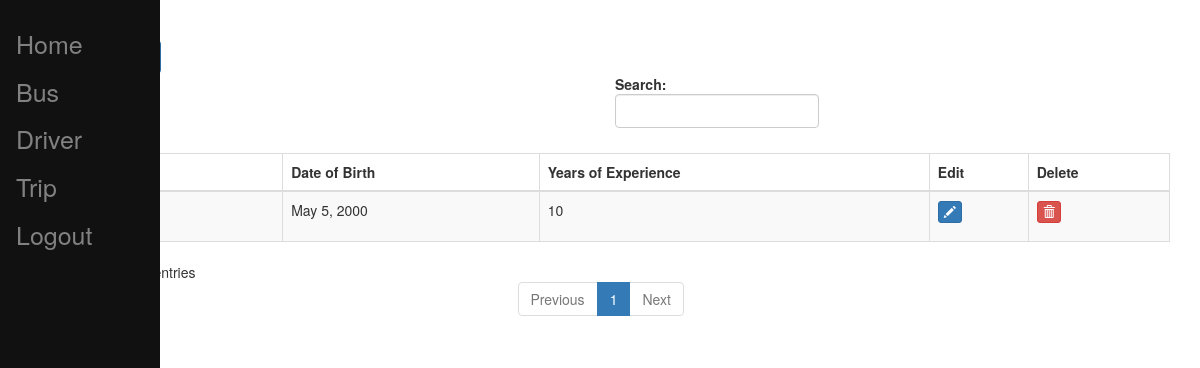
The page /driver/ (signed in) on the database as committed earlier.
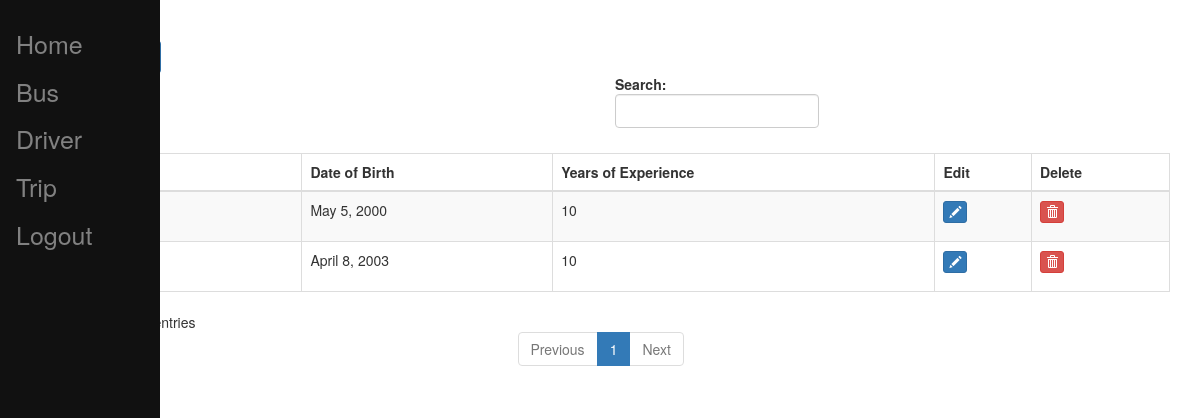
The same page on the database as committed later.
### busticket/models.py (models this page shows, shortened)
class Driver(models.Model):
    name = models.CharField(max_length=30,default='Unknown Driver',unique=True)
    date_of_birth = models.DateField()
    years_of_experience = models.IntegerField()
    bus_company = models.ForeignKey(BusCompany, on_delete=models.CASCADE, editable=False,blank=True,null=True)

### busticket/views.py (the view)
# urls.py: path('driver/',views.driver),
def driver(request):
    user = User.objects.get(username=request.user.username)
    driver_list = Driver.objects.filter(bus_company=user.buscompany)
    return render(request,"busticket/drivercrud/driver.html",{'driver_list':driver_list})

### busticket/templatetags/user_tags.py (called while the page is built)
@register.filter(name='has_group')
def has_group(user, group_name):
    group = Group.objects.filter(name=group_name)
    if group:
        group = group.first()
        return group in user.groups.all()
    else:
        return False

### templates/busticket/drivercrud/driver.html (shortened to what this page needs)
{% extends 'busticket/base.html' %}
{% block content %}
 <div class="col-md-12">
        <h4>Driver List</h4> <span><a href="/drivernew" class="btn btn-primary">Add New Record</a></span>
        <div class="table-responsive">
  <table id="bootstrapdatatable" class="table table-striped table-bordered" width="100%">
            <thead>
                <th>Driver Name</th>
                <th>Date of Birth</th>
                <th>Years of Experience</th>
                <th>Edit</th>
                <th>Delete</th>
             </thead>
   <tbody>
   {% for driver in driver_list %}
    <tr>
     <td>{{ driver.name }}</td>
     <td>{{ driver.date_of_birth }}</td>
     <td>{{ driver.years_of_experience }}</td>
     <td><p data-placement="top" data-toggle="tooltip" title="Edit"><a href="/driveredit/{{ driver.id }}" class="btn btn-primary btn-xs" data-title="Edit" data-toggle="modal"  ><span class="glyphicon glyphicon-pencil"></span></a></p></td>
     <td><p data-placement="top" data-toggle="tooltip" title="Delete"><a href="/driverdelete/{{ driver.id }}" class="btn btn-danger btn-xs" onclick="return confirm('Are you sure you want to delete this?')" data-title="Delete" data-toggle="modal"  ><span class="glyphicon glyphicon-trash"></span></a></p></td>
    </tr>
   {% endfor %}
   </tbody>
  </table>
        </div>
    </div>
{% endblock content %}

Rows that differ between the two databases and show on the page:
added Driver: date_of_birth "April 8, 2003", years_of_experience "10"
Other text that changed with them:
text written by a page script: "Search: Showing 1 to 1 of 1 entries Previous 1 Next" → "Search: Showing 1 to 2 of 2 entries Previous 1 Next"
